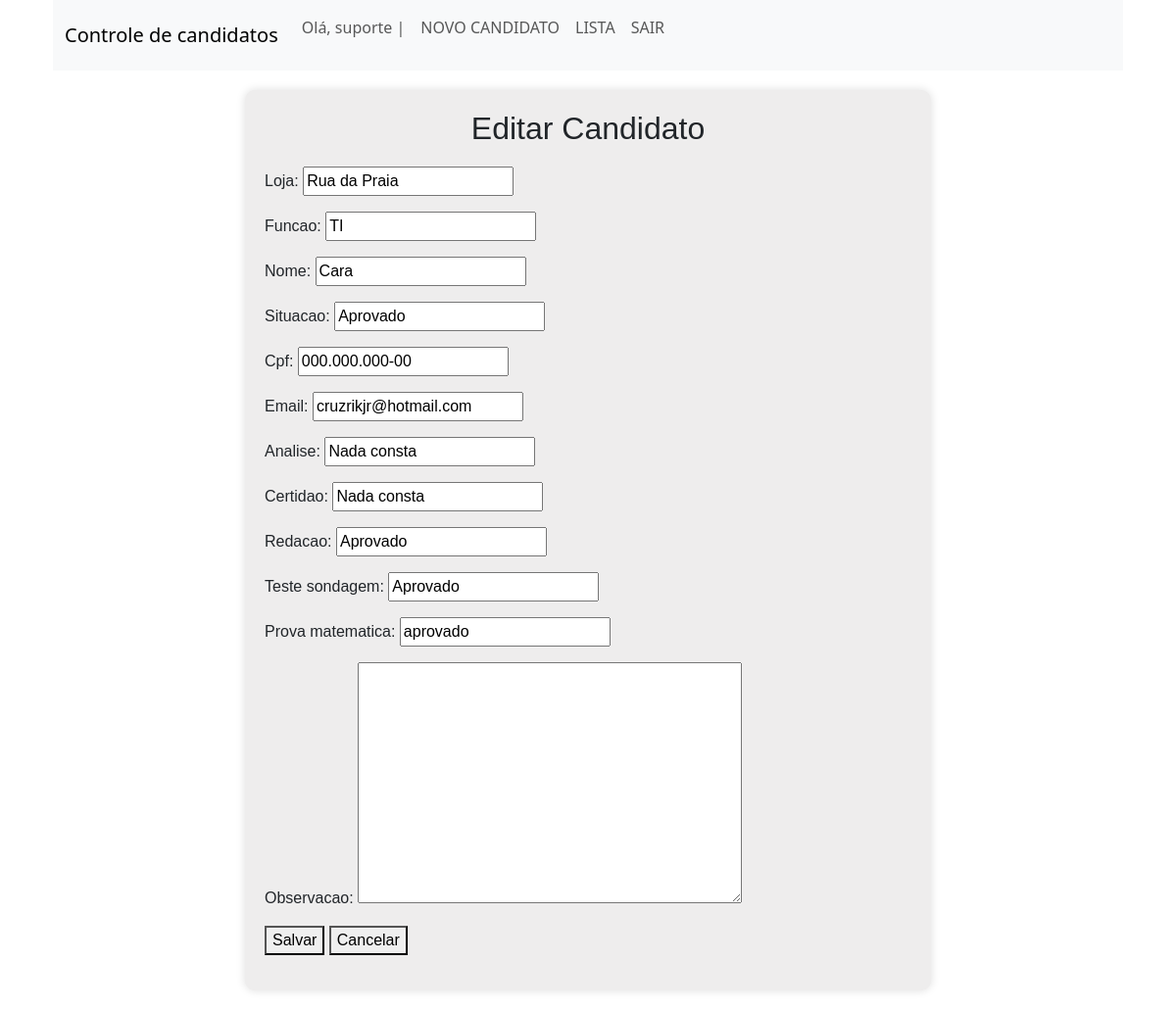
The page /editar/14 (signed in) on the database its author committed.
### candidatos/models.py (models this page shows, shortened)
class Candidato(models.Model):
    loja = models.CharField(max_length=100, null=True, blank=True)
    funcao = models.CharField(max_length=100,null=True, blank=True)
    nome = models.CharField(max_length=200, null=True, blank=True)
    situacao = models.CharField(max_length=50, null=True, blank=True)
    cpf = models.CharField(max_length=14, null=True, blank=True)
    email = models.EmailField(max_length=155,null=True, blank=True)
    analise = models.CharField(max_length=50, null=True, blank=True)
    certidao = models.CharField(max_length=50,null=True, blank=True)
    redacao = models.CharField(max_length=50,null=True, blank=True)
    teste_sondagem = models.CharField(max_length=255, null=True, blank=True)
    prova_matematica = models.CharField(max_length=50,null=True, blank=True)
    observacao = models.TextField(blank=True)

### candidatos/views.py (the view)
# urls.py: path('editar/<int:pk>', views.editar_candidado, name='editar_candidato'),
@login_required
def editar_candidado(request,pk):
    if not request.user.has_perm('candidatos.change_candidato'):
        return redirect('sem_permissao')
    candidato = get_object_or_404(Candidato, pk=pk)
    if request.method == "POST":
        form = CandidatoForm(request.POST, instance=candidato)
        if form.is_valid():
            form.save()
            return redirect('index')
    else:
        form = CandidatoForm(instance=candidato)
    return render(request, 'candidatos/form.html', {"form":form, "titulo": "Editar Candidato"})

### candidatos/forms.py
class CandidatoForm(forms.ModelForm):
    class Meta:
        model = Candidato
        fields = "__all__"

### candidatos/templates/candidatos/form.html (shortened to what this page needs)
{% extends "candidatos/base.html" %}
{% block content %}
{% load static %}
<link rel="stylesheet" href="{% static '/css/form.css' %}">
<div class="form-container">
    <h2 >{{ titulo }}</h2>
    <form method="POST">
        {{form.as_p}}
        <button type="submit">Salvar</button>
        <a href="{% url 'index' %}"> <button type = "button"> Cancelar </button> </a>
    </form>
</div>
{% endblock  %}

### candidatos/templates/candidatos/base.html (shortened to what this page needs)
<html>
<head>
    {% load static %}
    <link rel="stylesheet" href="{% static '/css/bootstrap.min.css' %}">
</head>
    <body>
        <div class = "container">
        <header>
            <div class = "container-sm">
                <nav class="navbar navbar-expand-lg bg-body-tertiary" >
                    <div class="container-fluid bg" >
                        <a class="navbar-brand"  >Controle de candidatos</a>
                            <div class="collapse navbar-collapse" id="navbarNav">
                                <ul class ="navbar-nav">
                                    {% if user.is_authenticated %}
                                        <p class="nav-link ">Olá, {{ user.username }}   |</p>
                                        {% if perms.candidatos.add_candidato %}
                                            <li class="nav-item">
                                                <a class="nav-link" aria-current="page" href="{% url 'novo_candidato' %}">NOVO CANDIDATO</a>
                                            </li>
                                        {% endif %}
                                        {% if perms.candidatos.view_candidato %}
                                            <li class="nav-item">
                                                <a class="nav-link"aria-current="page"  href="{% url 'index' %}">LISTA</a>
                                            </li>
                                        {% endif %}
                                        <li class="nav-item">
                                            <form action="{% url 'logout' %}" method="post">
                                                <button type="submit" aria-current="page" class="nav-link">
                                                    SAIR
                                                </button>
                                            </form>
                                        </li>
                                    {% endif %}
                                </ul>
                        </div>
                    </div>
                </nav>
                </div>
            </header>
            <main class="container-md">
                {% block content %}
                {% endblock %}
            </main>
        </div>
    </body>
</html>

### candidatos/static/css/form.css (style rules this page uses)
:root { --color1: #b9b8b7; --color2: #cbcac9; --color3: #dcdcdb; --color4: #eeeded; --color5: #ffffff; --black: #000; }
.form-container { max-width: 700px; margin: 20px auto; padding: 20px; background: var(--color4); border-radius: 10px; box-shadow: 0 0 10px #00000022; font-family: Arial, sans-serif; }
.form-container h2 { text-align: center; margin-bottom: 20px; }

### rows shown on the page
Candidato: loja "Rua da Praia", funcao "TI", nome "Cara", situacao "Aprovado", cpf "000.000.000-00", email "cruzrikjr@hotmail.com", analise "Nada consta", certidao "Nada consta", redacao "Aprovado", teste_sondagem "Aprovado", prova_matematica "aprovado"

### other values the page prints
{{ user.username }} "suporte"
{{ titulo }} "Editar Candidato"
